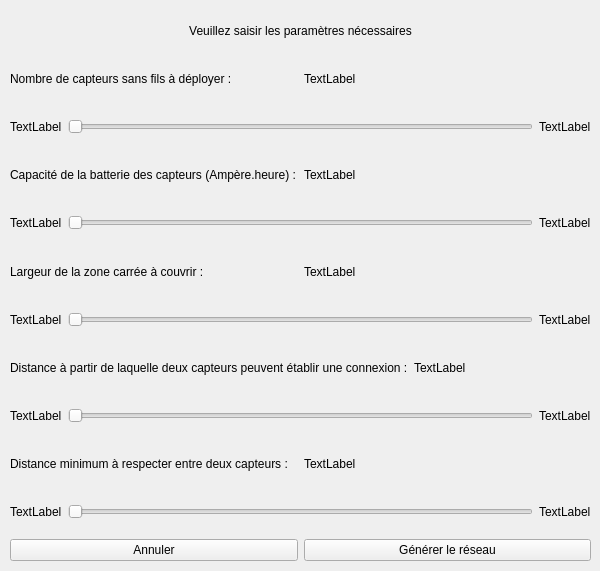
<?xml version="1.0" encoding="UTF-8"?>
<ui version="4.0">
 <class>MainWindow</class>
 <widget class="QMainWindow" name="MainWindow">
  <property name="geometry">
   <rect>
    <x>0</x>
    <y>0</y>
    <width>600</width>
    <height>571</height>
   </rect>
  </property>
  <property name="minimumSize">
   <size>
    <width>600</width>
    <height>571</height>
   </size>
  </property>
  <property name="maximumSize">
   <size>
    <width>600</width>
    <height>571</height>
   </size>
  </property>
  <property name="windowTitle">
   <string>MainWindow</string>
  </property>
  <property name="animated">
   <bool>true</bool>
  </property>
  <widget class="QWidget" name="centralwidget">
   <widget class="QWidget" name="verticalLayoutWidget">
    <property name="geometry">
     <rect>
      <x>10</x>
      <y>10</y>
      <width>581</width>
      <height>551</height>
     </rect>
    </property>
    <layout class="QVBoxLayout" name="FCDlayout_principal">
     <item>
      <widget class="QLabel" name="FCDtitre">
       <property name="text">
        <string>Veuillez saisir les paramètres nécessaires</string>
       </property>
       <property name="alignment">
        <set>Qt::AlignCenter</set>
       </property>
       <property name="wordWrap">
        <bool>false</bool>
       </property>
      </widget>
     </item>
     <item>
      <layout class="QHBoxLayout" name="FCDlayout_nbr_capteurs_1">
       <item>
        <widget class="QLabel" name="FCD_nbr_capteurs_text">
         <property name="text">
          <string>Nombre de capteurs sans fils à déployer :</string>
         </property>
        </widget>
       </item>
       <item>
        <widget class="QLabel" name="FCD_nbr_capteurs_valeur">
         <property name="text">
          <string>TextLabel</string>
         </property>
         <property name="alignment">
          <set>Qt::AlignLeading|Qt::AlignLeft|Qt::AlignVCenter</set>
         </property>
        </widget>
       </item>
      </layout>
     </item>
     <item>
      <layout class="QHBoxLayout" name="FCDlayout_nbr_capteurs_2">
       <item>
        <widget class="QLabel" name="FCD_nbr_capteurs_min">
         <property name="text">
          <string>TextLabel</string>
         </property>
        </widget>
       </item>
       <item>
        <widget class="QSlider" name="FCD_nbr_capteurs_barre_choix">
         <property name="orientation">
          <enum>Qt::Horizontal</enum>
         </property>
        </widget>
       </item>
       <item>
        <widget class="QLabel" name="FCD_nbr_capteurs_max">
         <property name="text">
          <string>TextLabel</string>
         </property>
        </widget>
       </item>
      </layout>
     </item>
     <item>
      <layout class="QHBoxLayout" name="FCDlayout_cap_batterie_1">
       <item>
        <widget class="QLabel" name="FCD_cap_batterie_text">
         <property name="text">
          <string>Capacité de la batterie des capteurs (Ampère.heure) :</string>
         </property>
        </widget>
       </item>
       <item>
        <widget class="QLabel" name="FCD_cap_batterie_valeur">
         <property name="text">
          <string>TextLabel</string>
         </property>
         <property name="alignment">
          <set>Qt::AlignLeading|Qt::AlignLeft|Qt::AlignVCenter</set>
         </property>
        </widget>
       </item>
      </layout>
     </item>
     <item>
      <layout class="QHBoxLayout" name="FCDlayout_cap_batterie_2">
       <item>
        <widget class="QLabel" name="FCD_cap_batterie_min">
         <property name="text">
          <string>TextLabel</string>
         </property>
        </widget>
       </item>
       <item>
        <widget class="QSlider" name="FCD_cap_batterie_barre_choix">
         <property name="orientation">
          <enum>Qt::Horizontal</enum>
         </property>
        </widget>
       </item>
       <item>
        <widget class="QLabel" name="FCD_cap_batterie_max">
         <property name="text">
          <string>TextLabel</string>
         </property>
        </widget>
       </item>
      </layout>
     </item>
     <item>
      <layout class="QHBoxLayout" name="FCDlayout_taille_max_1">
       <item>
        <widget class="QLabel" name="FCD_taille_max_text">
         <property name="text">
          <string>Largeur de la zone carrée à couvrir :</string>
         </property>
        </widget>
       </item>
       <item>
        <widget class="QLabel" name="FCD_taille_max_valeur">
         <property name="text">
          <string>TextLabel</string>
         </property>
         <property name="alignment">
          <set>Qt::AlignLeading|Qt::AlignLeft|Qt::AlignVCenter</set>
         </property>
        </widget>
       </item>
      </layout>
     </item>
     <item>
      <layout class="QHBoxLayout" name="FCDlayout_taille_max_2">
       <item>
        <widget class="QLabel" name="FCD_taille_max_min">
         <property name="text">
          <string>TextLabel</string>
         </property>
        </widget>
       </item>
       <item>
        <widget class="QSlider" name="FCD_taille_max_barre_choix">
         <property name="orientation">
          <enum>Qt::Horizontal</enum>
         </property>
        </widget>
       </item>
       <item>
        <widget class="QLabel" name="FCD_taille_max_max">
         <property name="text">
          <string>TextLabel</string>
         </property>
        </widget>
       </item>
      </layout>
     </item>
     <item>
      <layout class="QHBoxLayout" name="FCDlayout_distance_max_1">
       <item>
        <widget class="QLabel" name="FCD_distance_max_text">
         <property name="text">
          <string>Distance à partir de laquelle deux capteurs peuvent établir une connexion :</string>
         </property>
        </widget>
       </item>
       <item>
        <widget class="QLabel" name="FCD_distance_max_valeur">
         <property name="text">
          <string>TextLabel</string>
         </property>
         <property name="alignment">
          <set>Qt::AlignLeading|Qt::AlignLeft|Qt::AlignVCenter</set>
         </property>
        </widget>
       </item>
      </layout>
     </item>
     <item>
      <layout class="QHBoxLayout" name="FCDlayout_distance_max_2">
       <item>
        <widget class="QLabel" name="FCD_distance_max_min">
         <property name="text">
          <string>TextLabel</string>
         </property>
        </widget>
       </item>
       <item>
        <widget class="QSlider" name="FCD_distance_max_barre_choix">
         <property name="orientation">
          <enum>Qt::Horizontal</enum>
         </property>
        </widget>
       </item>
       <item>
        <widget class="QLabel" name="FCD_distance_max_max">
         <property name="text">
          <string>TextLabel</string>
         </property>
        </widget>
       </item>
      </layout>
     </item>
     <item>
      <layout class="QHBoxLayout" name="FCDlayout_distance_min_1">
       <item>
        <widget class="QLabel" name="FCD_distance_min_text">
         <property name="text">
          <string>Distance minimum à respecter entre deux capteurs :</string>
         </property>
        </widget>
       </item>
       <item>
        <widget class="QLabel" name="FCD_distance_min_valeur">
         <property name="enabled">
          <bool>true</bool>
         </property>
         <property name="text">
          <string>TextLabel</string>
         </property>
         <property name="alignment">
          <set>Qt::AlignLeading|Qt::AlignLeft|Qt::AlignVCenter</set>
         </property>
        </widget>
       </item>
      </layout>
     </item>
     <item>
      <layout class="QHBoxLayout" name="FCDlayout_distance_min_2">
       <item>
        <widget class="QLabel" name="FCD_distance_min_min">
         <property name="text">
          <string>TextLabel</string>
         </property>
        </widget>
       </item>
       <item>
        <widget class="QSlider" name="FCD_distance_min_barre_choix">
         <property name="orientation">
          <enum>Qt::Horizontal</enum>
         </property>
        </widget>
       </item>
       <item>
        <widget class="QLabel" name="FCD_distance_min_max">
         <property name="text">
          <string>TextLabel</string>
         </property>
        </widget>
       </item>
      </layout>
     </item>
     <item>
      <layout class="QHBoxLayout" name="FCDlayout_boutons">
       <item>
        <widget class="QPushButton" name="FCD_boutton_annuler">
         <property name="text">
          <string>Annuler</string>
         </property>
        </widget>
       </item>
       <item>
        <widget class="QPushButton" name="FCD_boutton_generer">
         <property name="text">
          <string>Générer le réseau</string>
         </property>
        </widget>
       </item>
      </layout>
     </item>
    </layout>
   </widget>
  </widget>
 </widget>
 <resources/>
 <connections/>
</ui>
